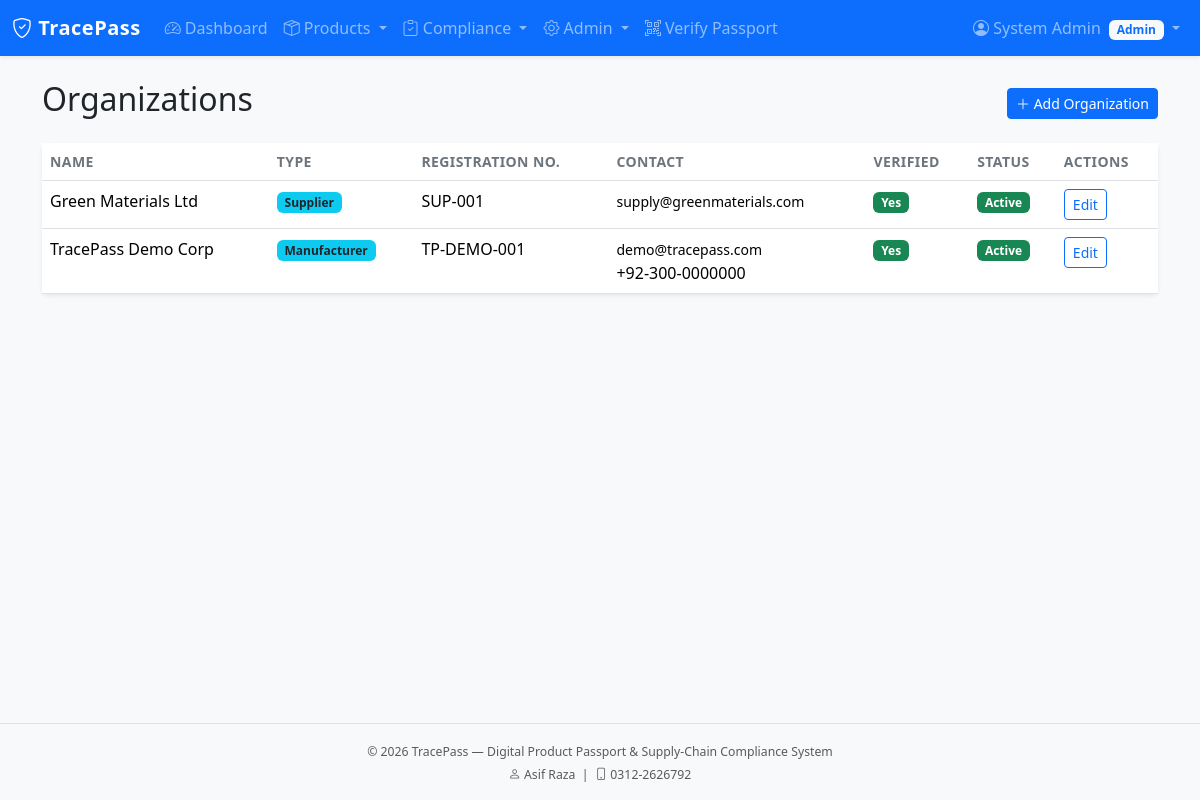
/admin/organizations (signed in), run on the app's committed database.
### app/models/user.py (models this page shows, shortened)
class User(UserMixin, db.Model):
    __tablename__ = 'users'
    id = db.Column(db.Integer, primary_key=True)
    name = db.Column(db.String(100), nullable=False)
    email = db.Column(db.String(120), unique=True, nullable=False, index=True)
    password_hash = db.Column(db.String(256), nullable=False)
    role_id = db.Column(db.Integer, db.ForeignKey('roles.id'), nullable=False)
    organization_id = db.Column(db.Integer, db.ForeignKey('organizations.id'), nullable=True)
    is_active = db.Column(db.Boolean, default=True)
    last_login = db.Column(db.DateTime)
    created_at = db.Column(db.DateTime, default=datetime.utcnow)
    updated_at = db.Column(db.DateTime, default=datetime.utcnow, onupdate=datetime.utcnow)
    @property
    def password(self):
        raise AttributeError('password is not a readable attribute')
    def has_role(self, *role_names):
        if self.role is None:
            return False
        return self.role.name in role_names

### app/models/role.py (models this page shows, shortened)
class Role(db.Model):
    __tablename__ = 'roles'
    id = db.Column(db.Integer, primary_key=True)
    name = db.Column(db.String(64), unique=True, nullable=False, index=True)
    description = db.Column(db.String(255))
    permissions = db.Column(db.Integer, default=0)  # bitmask style if needed later
    is_default = db.Column(db.Boolean, default=False)
    created_at = db.Column(db.DateTime, default=datetime.utcnow)
    users = db.relationship('User', backref='role', lazy='dynamic')
    PERMISSION_VIEW_PUBLIC = 0x01
    PERMISSION_MANAGE_PRODUCTS = 0x02
    PERMISSION_MANAGE_SUPPLIERS = 0x04
    PERMISSION_COMPLIANCE = 0x08
    PERMISSION_ADMIN = 0x80

### app/models/organization.py (models this page shows, shortened)
class Organization(db.Model):
    __tablename__ = 'organizations'
    id = db.Column(db.Integer, primary_key=True)
    name = db.Column(db.String(150), nullable=False, index=True)
    type = db.Column(db.String(50), nullable=False)  # supplier, manufacturer, distributor, auditor, other
    registration_no = db.Column(db.String(100), unique=True)
    contact_email = db.Column(db.String(120))
    contact_phone = db.Column(db.String(30))
    address = db.Column(db.Text)
    country = db.Column(db.String(80))
    is_verified = db.Column(db.Boolean, default=False)
    is_active = db.Column(db.Boolean, default=True)
    created_at = db.Column(db.DateTime, default=datetime.utcnow)
    updated_at = db.Column(db.DateTime, default=datetime.utcnow, onupdate=datetime.utcnow)
    users = db.relationship('User', backref='organization', lazy='dynamic')
    @property
    def display_type(self):
        return self.type.replace('_', ' ').title() if self.type else ''

### app/admin/routes.py (the view)
@admin_bp.route('/organizations')
@login_required
@admin_required
def organizations():
    page = request.args.get('page', 1, type=int)
    pagination = Organization.query.order_by(Organization.name).paginate(
        page=page, per_page=10, error_out=False
    )
    return render_template('admin/organizations.html', title='Manage Organizations',
                           organizations=pagination.items, pagination=pagination)

### app/models/user.py (called while the page is built)
@login_manager.user_loader
def load_user(user_id):
    return User.query.get(int(user_id))

### app/templates/admin/organizations.html (shortened to what this page needs)
{% extends "base.html" %}
{% block content %}
<div class="container">
    <div class="d-flex justify-content-between align-items-center mb-3">
        <h2>Organizations</h2>
        <a href="{{ url_for('admin.create_organization') }}" class="btn btn-primary btn-sm">
            <i class="bi bi-plus-lg"></i> Add Organization
        </a>
    </div>
    <div class="card">
        <div class="table-responsive">
            <table class="table table-hover mb-0">
                <thead>
                    <tr>
                        <th>Name</th>
                        <th>Type</th>
                        <th>Registration No.</th>
                        <th>Contact</th>
                        <th>Verified</th>
                        <th>Status</th>
                        <th>Actions</th>
                    </tr>
                </thead>
                <tbody>
                    {% for org in organizations %}
                    <tr>
                        <td>{{ org.name }}</td>
                        <td><span class="badge bg-info text-dark">{{ org.display_type }}</span></td>
                        <td>{{ org.registration_no or '—' }}</td>
                        <td>
                            {% if org.contact_email %}<small>{{ org.contact_email }}</small><br>{% endif %}
                            {{ org.contact_phone or '' }}
                        </td>
                        <td>
                            {% if org.is_verified %}
                                <span class="badge bg-success">Yes</span>
                            {% else %}
                                <span class="badge bg-secondary">No</span>
                            {% endif %}
                        </td>
                        <td>
                            {% if org.is_active %}
                                <span class="badge bg-success">Active</span>
                            {% else %}
                                <span class="badge bg-danger">Inactive</span>
                            {% endif %}
                        </td>
                        <td>
                            <a href="{{ url_for('admin.edit_organization', id=org.id) }}" class="btn btn-sm btn-outline-primary">Edit</a>
                        </td>
                    </tr>
                    {% else %}
                    <tr><td colspan="7" class="text-center text-muted">No organizations yet.</td></tr>
                    {% endfor %}
                </tbody>
            </table>
        </div>
    </div>
</div>
{% endblock %}

### app/templates/includes/navbar.html (shortened to what this page needs)
<nav class="navbar navbar-expand-lg navbar-dark bg-primary shadow-sm">
    <div class="container-fluid">
        <a class="navbar-brand fw-bold" href="{{ url_for('main.index') }}">
            <i class="bi bi-shield-check"></i> TracePass
        </a>
        <div class="collapse navbar-collapse" id="mainNav">
            <ul class="navbar-nav me-auto mb-2 mb-lg-0">
                {% if current_user.is_authenticated %}
                    <li class="nav-item">
                        <a class="nav-link" href="{{ url_for('main.dashboard') }}">
                            <i class="bi bi-speedometer2"></i> Dashboard
                        </a>
                    </li>
                    {% if current_user.has_role('Manufacturer', 'Admin', 'Auditor', 'Distributor', 'Supplier') %}
                    <li class="nav-item dropdown">
                        <a class="nav-link dropdown-toggle" href="#" data-bs-toggle="dropdown">
                            <i class="bi bi-box-seam"></i> Products
                        </a>
                    </li>
                    {% endif %}
                    {% if current_user.has_role('Auditor', 'Admin') %}
                    <li class="nav-item dropdown">
                        <a class="nav-link dropdown-toggle" href="#" data-bs-toggle="dropdown">
                            <i class="bi bi-clipboard-check"></i> Compliance
                        </a>
                    </li>
                    {% elif current_user.has_role('Supplier', 'Manufacturer') %}
                    <li class="nav-item">
                        <a class="nav-link" href="{{ url_for('compliance.certificates') }}">
                            <i class="bi bi-file-earmark-check"></i> Certificates
                        </a>
                    </li>
                    {% endif %}
                    {% if current_user.has_role('Admin') %}
                    <li class="nav-item dropdown">
                        <a class="nav-link dropdown-toggle" href="#" data-bs-toggle="dropdown">
                            <i class="bi bi-gear"></i> Admin
                        </a>
                    </li>
                    {% endif %}
                {% endif %}
                <li class="nav-item">
                    <a class="nav-link" href="{{ url_for('public.verify') }}">
                        <i class="bi bi-qr-code-scan"></i> Verify Passport
                    </a>
                </li>
            </ul>
            <ul class="navbar-nav ms-auto">
                {% if current_user.is_authenticated %}
                    <li class="nav-item dropdown">
                        <a class="nav-link dropdown-toggle" href="#" data-bs-toggle="dropdown">
                            <i class="bi bi-person-circle"></i>
                            {{ current_user.name }}
                            <span class="badge bg-light text-primary ms-1">{{ current_user.role.name }}</span>
                        </a>
                    </li>
                {% endif %}
            </ul>
        </div>
    </div>
</nav>

### app/static/css/style.css (style rules this page uses)
:root { --tp-primary: #0d6efd; --tp-dark: #0a2540; }
body { min-height: 100vh; display: flex; flex-direction: column; background-color: #f8f9fa; }
.navbar-brand { letter-spacing: 0.5px; }
.card { border: none; box-shadow: 0 0.125rem 0.25rem rgba(0, 0, 0, 0.075); }
.table th { font-weight: 600; font-size: 0.875rem; text-transform: uppercase; letter-spacing: 0.03em; color: #6c757d; }

### data on the page
User: name "System Admin"
Role: role.name "Admin"
Organization: name "Green Materials Ltd", display_type "Supplier", registration_no "SUP-001", contact_email "supply@greenmaterials.com", is_verified "Yes", is_active "Active"
Organization: name "TracePass Demo Corp", display_type "Manufacturer", registration_no "TP-DEMO-001", contact_email "demo@tracepass.com", contact_phone "+92-300-0000000", is_verified "Yes", is_active "Active"
